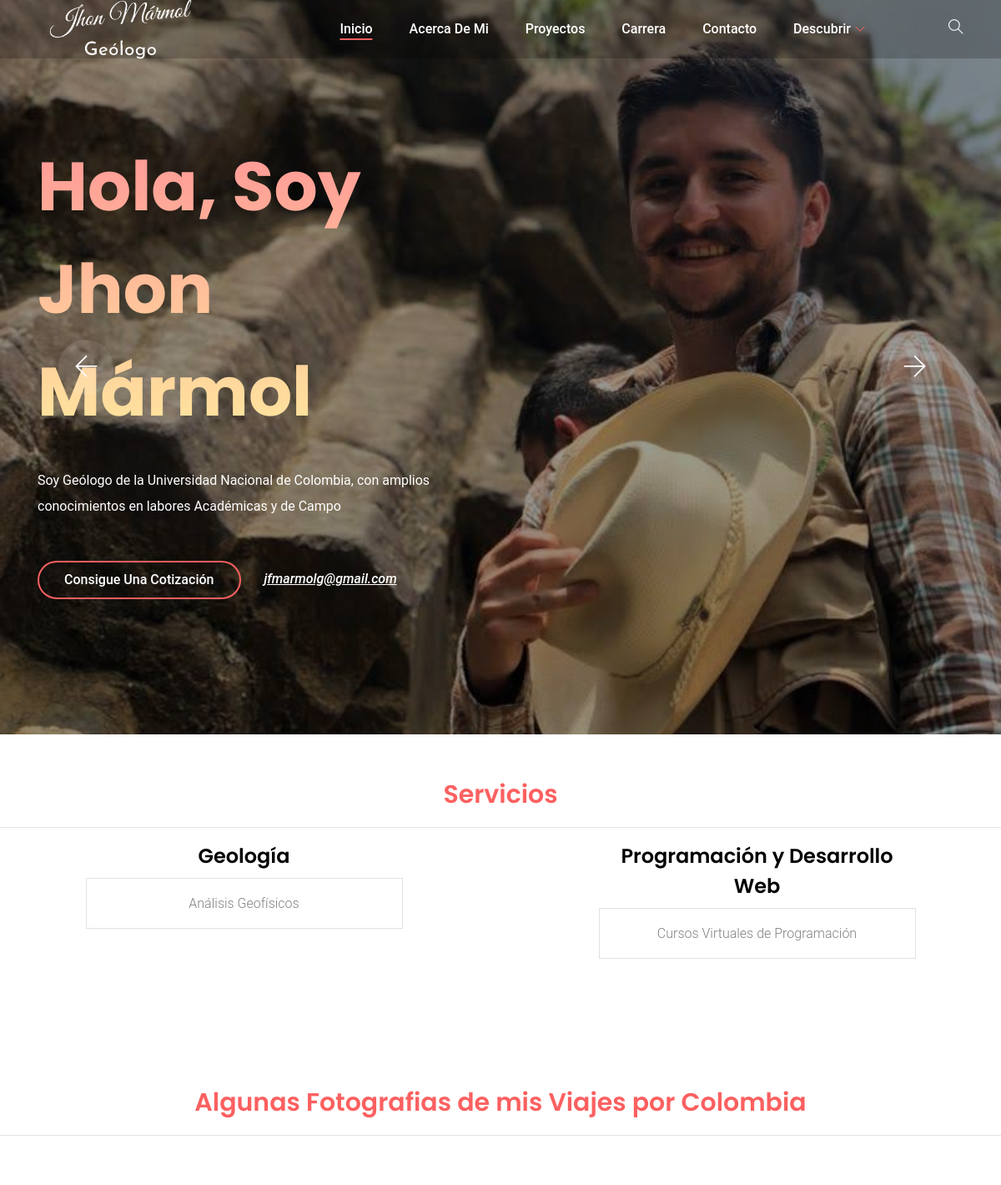
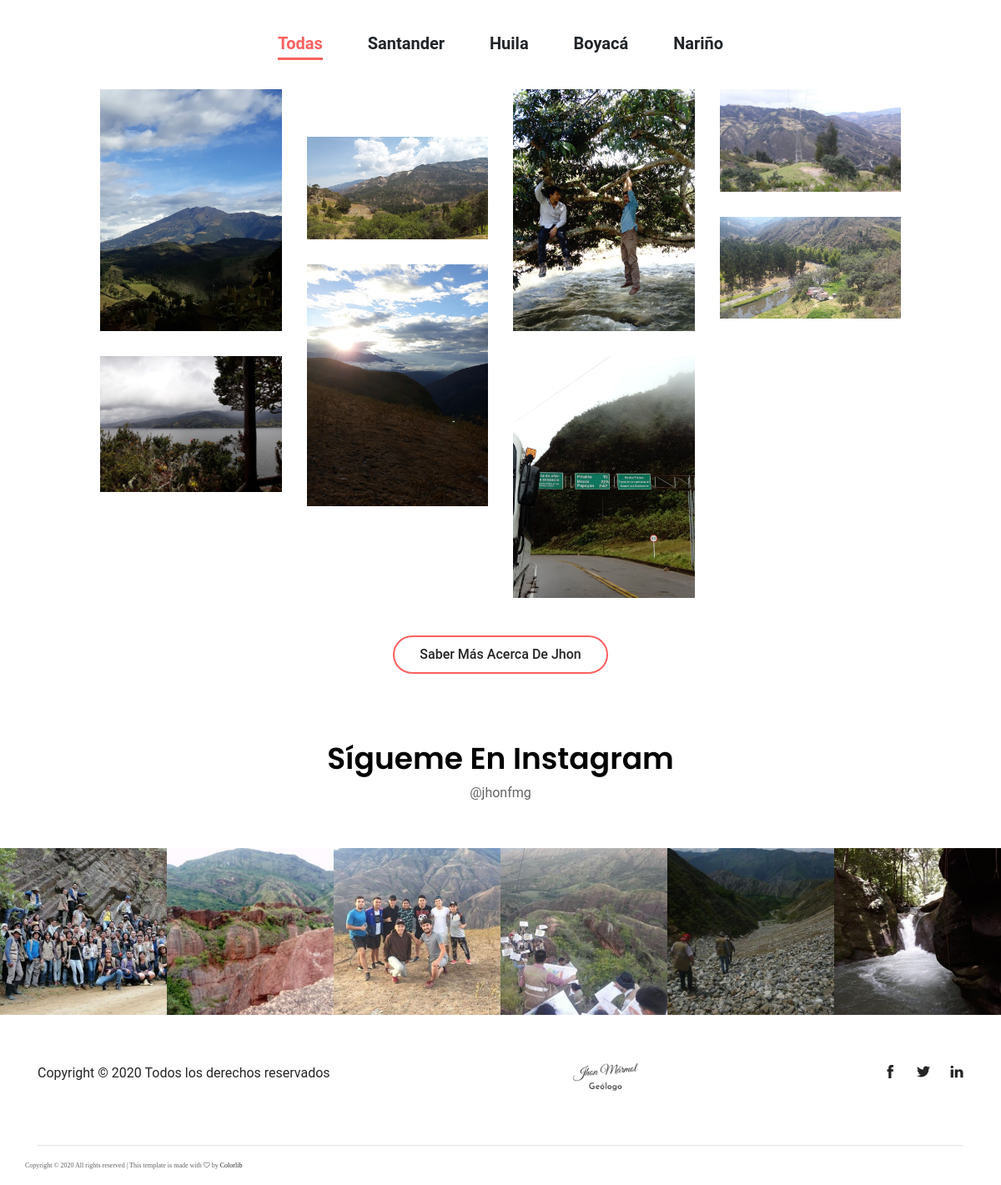
The page / on the database its author committed (2 pictures, top to bottom).
### core/models.py (models this page shows, shortened)
class Service(models.Model):
    title = models.CharField(max_length=200, verbose_name="Nombre")
    type_service = models.CharField(max_length=200, verbose_name="tipo")

class Tag(models.Model):
    name = models.CharField(max_length=100, verbose_name="Nombre")
    title = models.CharField(max_length=100, verbose_name="Titulo", blank=True, null=True)
    filter_search = models.CharField(max_length=100, verbose_name="Filtro", blank=True, null=True)
    created = models.DateTimeField(auto_now_add=True, verbose_name="Fecha de creación")
    updated = models.DateTimeField(auto_now=True, verbose_name="Fecha de edición")

class Image(models.Model):
    title = models.CharField(verbose_name="Titulo de la Foto", max_length=100)
    image = models.ImageField(verbose_name="Imagen", upload_to="Images", null=True, blank=True)
    description = RichTextField(verbose_name="Descripción de la foto", max_length=300)
    tags = models.ManyToManyField(Tag, verbose_name="Etiquetas")
    delay =  models.CharField(max_length=100, blank=True, null=True, default="100ms")
    created = models.DateTimeField(auto_now_add=True, verbose_name="Fecha de creación")
    updated = models.DateTimeField(auto_now=True, verbose_name="Fecha de edición")
    class Meta:
        verbose_name = "Imagen de Lugares"
        verbose_name_plural = "Imagenes de Lugares"

class Instagram(models.Model):
    title = models.CharField(max_length=200)
    image = models.ImageField(verbose_name="Imagenes de Instagram", upload_to="Instagram", blank=True, null=True)

### core/views.py (the view)
# urls.py: path('', index, name='home'),
def index(request):
    images = Image.objects.all().order_by("?")
    instagram = Instagram.objects.all()
    tags = Tag.objects.all().order_by('-created')
    services = Service.objects.all()
    return render(request, 'core/index.html', {'images': images, 'tags': tags, 'instagram': instagram, 'services': services})

### core/templates/core/index.html (shortened to what this page needs)
{% extends 'core/base/layout.html' %} {% block content %} {% load static %}
<section class="welcome-area">
    <div class="welcome-slides owl-carousel">
        <div class="single-welcome-slide bg-img bg-overlay" style="background-image: url({% static 'core/img/bg-img/1_1.jpg' %});">
            <div class="container h-100">
                <div class="row h-100 align-items-center">
                    <div class="col-12 col-lg-8 col-xl-6">
                        <div class="welcome-text">
                            <h2 data-animation="bounceInDown" data-delay="900ms">Hola, Soy Jhon Mármol</h2>
                            <p data-animation="bounceInDown" data-delay="500ms"><br>Soy Geólogo de la Universidad Nacional de Colombia, con amplios conocimientos en labores Académicas y de Campo</p>
                            <div class="hero-btn-group" data-animation="bounceInDown" data-delay="100ms">
                                <a href="{% url 'contact' %}" class="btn alime-btn mb-3 mb-sm-0 mr-4">Consigue una Cotización</a>
                                <a class="hero-mail-contact" href="mailto:jfmarmolg@gmail.com">jfmarmolg@gmail.com</a>
                            </div>
                        </div>
                    </div>
                </div>
            </div>
        </div>
    </div>
</section>
<div class="row">
    <div class="col-12">
        <div class="text-center mt-50">
            <h2 style="color: #fc6060">Servicios</h2>
            <hr>
        </div>
    </div>
</div>
<div class="row mb-100">
    <div class="col-4 mx-auto">
        <h3 class="text-center">Geología</h3>
        <ol>
        {% for service  in services %}
            {% if service.type_service == 'geo' %}
                <li class="border text-center p-3">{{service.title}}</li>
            {% endif %}
        {% endfor %}
        </ol>
    </div>
    <div class="col-4 mx-auto">
        <h3 class="text-center">Programación y Desarrollo Web</h3>
        <ul>
        {% for service in services %}
            {% if service.type_service == 'web' %}
                <li class="border text-center p-3">{{service.title}}</li>
            {% endif %}
        {% endfor %}
        </ul>
    </div>
</div>
<div class="row">
    <div class="col-12">
        <div class="text-center mt-50">
            <h2 style="color: #fc6060">Algunas Fotografias de mis Viajes por Colombia</h2>
            <hr>
        </div>
    </div>
</div>
<div class="alime-portfolio-area section-padding-80 clearfix">
    <div class="container-fluid">
        <div class="row">
            <div class="col-12">
                <div class="alime-projects-menu">
                    <div class="portfolio-menu text-center">
                        {% for tag in tags %} {% if tag.title == 'Todas' %}
                        <button class="btn active" style="color: #fc6060;" data-filter={{tag.filter_search}}>{{tag.title}}</button> {% else %}
                        <button class="btn" data-filter={{tag.filter_search}}>{{tag.title}}</button> {% endif %} {% endfor %}
                    </div>
                </div>
            </div>
        </div>
        <div class="row alime-portfolio">
            {% for image in images %}
            <div class="col-12 col-sm-6 col-lg-3 single_gallery_item {% for tag in image.tags.all %} {{tag.name}} {% endfor %} mb-30 wow fadeInUp" data-wow-delay={{image.delay}}>
                <div class="single-portfolio-content">
                    <img src={{image.image.url}} alt="">
                </div>
            </div>
            {% endfor %}
        </div>
        <div class="row">
            <div class="col-12 text-center wow fadeInUp" data-wow-delay="300ms">
                <a href="{% url 'about' %}" class="btn alime-btn btn-2 mt-15">Saber más acerca de Jhon</a>
            </div>
        </div>
    </div>
</div>
<section class="follow-area clearfix">
    <div class="container">
        <div class="row">
            <div class="col-12">
                <div class="section-heading text-center">
                    <h2>Sígueme en Instagram</h2>
                    <p>@jhonfmg</p>
                </div>
            </div>
        </div>
    </div>
    {% include 'core/base/instagram_feed.html' %}
</section>
{% endblock content %}

### core/templates/core/base/layout.html (shortened to what this page needs)
{% load static %}
<!DOCTYPE html>
<html lang="en">
<head>
    <link rel="stylesheet" href="{% static 'core/style.css' %}">
    <link rel="stylesheet" href="{% static 'core/css/main.css' %}">
</head>
<body>
    <header class="header-area">
        <div class="main-header-area">
            <div class="classy-nav-container breakpoint-off">
                <div class="container">
                    <nav class="classy-navbar justify-content-between" id="alimeNav">
                        <a class="nav-brand" href="{% url 'home' %}"><img style="width: 200px;" src="{% static 'core/img/core-img/logo.png' %}" alt=""></a>
                        <div class="classy-menu">
                            <div class="classynav">
                                <ul id="nav">
                                    <li class="{% if request.path == '/' %}active{% endif %}"><a href="{% url 'home' %}">Inicio</a></li>
                                    <li class="{% if request.path == '/about/' %}active{% endif %}"><a href="{% url 'about' %}">Acerca de Mi</a></li>
                                    <li class="{% if request.path == '/projects/' %}active{% endif %}"><a href="{% url 'projects' %}">Proyectos</a></li>
                                    <li class="{% if request.path == '/career/' %}active{% endif %}"><a href="{% url 'career' %}">Carrera</a></li>
                                    <li class="{% if request.path == '/contact/' %}active{% endif %}"><a href="{% url 'contact' %}">Contacto</a></li>
                                    <li><a href="#">Descubrir</a>
                                    </li>
                                </ul>
                                <div class="search-icon" data-toggle="modal" data-target="#searchModal"><i class="ti-search"></i></div>
                            </div>
                        </div>
                    </nav>
                </div>
            </div>
        </div>
    </header>
    {% block content %}
    {% endblock content %}
    <footer class="footer-area">
        <div class="container">
            <div class="row">
                <div class="col-12">
                    <div class="footer-content d-flex align-items-center justify-content-between">
                        <div class="copywrite-text">
                            <p>
                                Copyright &copy;
                                 Todos los derechos reservados
                            </p>
                        </div>
                        <div class="footer-logo">
                            <a href="{% url 'home' %}"><img src="{% static 'core/img/core-img/logo3.png' %}" alt="" style="width: 100px;"></a>
                        </div>
                        <div class="social-info">
                            <a href="https://www.facebook.com/jhonfredypicachu" target="_blank"><i class="ti-facebook" aria-hidden="true"></i></a>
                            <a href="https://www.twitter.com/jhonfmg" target="_blank"><i class="ti-twitter-alt" aria-hidden="true"></i></a>
                            <a href="https://www.linkedin.com/in/jhon-mármol-gómez-017018180/" target="_blank"><i class="ti-linkedin" aria-hidden="true"></i></a>
                        </div>
                    </div>
                </div>
            </div>
            <hr>
            <div class="row text-hide">
                <div class="copywrite-text">
                    <p style="font-size: 8px;">
                        Copyright &copy;
                         All rights reserved | This template is made with <i class="fa fa-heart-o" aria-hidden="true"></i> by <a href="https://colorlib.com" target="_blank">Colorlib</a>
                    </p>
                </div>
            </div>
        </div>
    </footer>
</body>
</html>

### core/templates/core/base/Instagram_feed.html (shortened to what this page needs)
 {% load static %}
        <div class="instragram-feed-area owl-carousel">
            {% for image in instagram %}
                <div class="single-instagram-item">
                    <img src={{image.image.url}} alt="">
                </div>
            {% endfor %}
        </div>

### core/static/core/css/default-assets/classy-nav.css (style rules this page uses)
.classy-nav-container { position: relative; z-index: 1; background-color: #ffffff; }
.classy-nav-container * { box-sizing: border-box; }
.classy-nav-container a { -webkit-transition-duration: 500ms; transition-duration: 500ms; text-decoration: none; outline: none; font-size: 14px; color: #232323; display: inline-block; }
.justify-content-between { -webkit-box-pack: justify; -ms-flex-pack: justify; justify-content: space-between; }
.classy-navbar { width: 100%; height: 80px; display: -webkit-box; display: -ms-flexbox; display: flex; -webkit-box-align: center; -ms-flex-align: center; -ms-grid-row-align: center; align-items: center; }
.classy-navbar .nav-brand { font-size: 26px; font-weight: 500; color: #232323; display: inline-block; margin-right: 30px; }
.classynav ul li { display: inline-block; clear: both; position: inherit; z-index: 10; }
.classynav ul li.cn-dropdown-item { position: relative; z-index: 10; }
.classynav ul li a { padding: 0 15px; display: block; height: 40px; font-size: 14px; line-height: 39px; }
.classynav ul li.megamenu-item > a:after, .classynav ul li.has-down > a:after { font-family: 'classyfonts'; content: "\e900"; font-size: 12px; color: #000000; padding-left: 5px; -webkit-transition-duration: 500ms; transition-duration: 500ms; }
.breakpoint-off .classynav { display: -webkit-box; display: -ms-flexbox; display: flex; -webkit-box-align: center; -ms-flex-align: center; -ms-grid-row-align: center; align-items: center; }

### core/static/core/css/style.css (style rules this page uses)
h2 { font-size: 30px; }
h3 { font-size: 24px; }
h1, h2, h3, h4, h5, h6 { line-height: 1.5em; }
body { line-height: 1.7; color: gray; font-weight: 300; font-size: 1rem; font-family: "Roboto", -apple-system, BlinkMacSystemFont, "Segoe UI", Roboto, "Helvetica Neue", Arial, "Noto Sans", sans-serif, "Apple Color Emoji", "Segoe UI Emoji", "Segoe UI Symbol", "Noto Color Emoji"; }
a { -webkit-transition: .3s all ease; -o-transition: .3s all ease; transition: .3s all ease; }
h1, h2, h3, h4, h5, h6 { color: #000; }
.btn { border-width: 2px; border-radius: 30px; }

### rows shown on the page
Service: title "Análisis Geofísicos"
Service: title "Cursos Virtuales de Programación"
Tag: title "Todas"
Tag: title "Santander"
Tag: title "Huila"
Tag: title "Boyacá"
Tag: title "Nariño"
Image: image (picture)
Image: image (picture)
Image: image (picture)
Image: image (picture)
Image: image (picture)
Image: image (picture)
Image: image (picture)
Image: image (picture)
Instagram: image (picture)
Instagram: image (picture)
Instagram: image (picture)
Instagram: image (picture)
Instagram: image (picture)
Instagram: image (picture)
